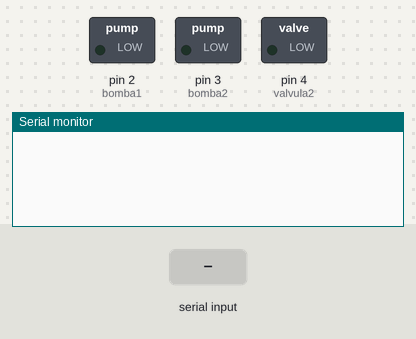
Bench run of a sketch on a simulated Arduino Uno, built with avr-gcc and run on an emulated ATmega328P. On the bench: switched loads named in the sketch (green lamp = pin HIGH), the last lines printed to the serial monitor. Inputs (shaded band) come from the test bench. The local clock reads 2024-03-15 10:24:30 at power-on unless the sketch sets it.

Above: at 4.2 s.
4.3 s: "1" received over Serial
At 5.2 s:
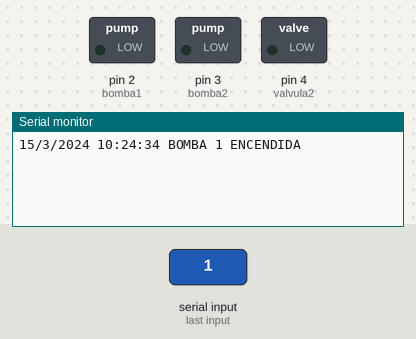
5.8 s: "2" received over Serial
At 6.3 s:
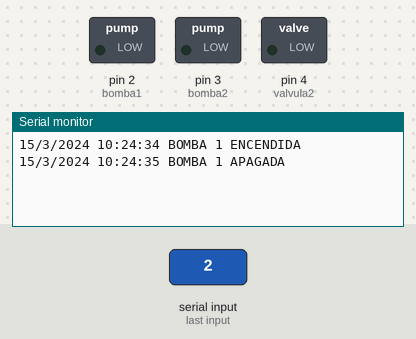
7.3 s: "5" received over Serial
At 8.7 s:
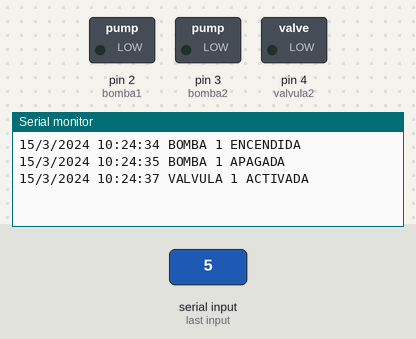

Measured:
- after the input at 4.3 s, the serial monitor: prints a new line at once (image 1)
- after the input at 5.8 s, the serial monitor: prints a new line at once (image 2)
- after the input at 7.3 s, the serial monitor: prints a new line at once (image 3)

The sketch:

reloj_visual_Basic.ino
```cpp
#include <Wire.h>
#include "RTClib.h"
// Declaramos un RTC DS3231
RTC_DS1307 rtc;
int option=0;
int bomba1=2;
int bomba2=3;
int valvula1=3;
int valvula2=4;
void setup ()
{
    pinMode(bomba1, OUTPUT);
    pinMode(bomba2, OUTPUT);
    pinMode(valvula1, OUTPUT);
    pinMode(valvula2, OUTPUT);
    Serial.begin(9600);
    delay(3000);
    // Comprobamos si tenemos el RTC conectado
    if (! rtc.begin())
    {
    Serial.println("No hay un módulo RTC");
    while (1);
    }
    // Ponemos en hora, solo la primera vez, luego comentar y volver a cargar.
    // Ponemos en hora con los valores de la fecha y la hora en que el sketch ha sido compilado.
    //rtc.adjust(DateTime(F(__DATE__), F(__TIME__)));
}
void loop () {

if (Serial.available()>0)
  {
    //leemos la opcion enviada
    option=Serial.read();
    DateTime now = rtc.now();
    Serial.print(now.day());
    Serial.print('/');
    Serial.print(now.month());
    Serial.print('/');
    Serial.print(now.year());
    Serial.print(" ");
    Serial.print(now.hour());
    Serial.print(':');
    Serial.print(now.minute());
    Serial.print(':');
    Serial.print(now.second());

    if(option=='1')
    {
      Serial.print(" BOMBA 1 ENCENDIDA");
      option=0;
    }
    if(option=='2')
    {
      Serial.print(" BOMBA 1 APAGADA");
      option=0;
    }
     if(option=='3')
    {
      Serial.print(" BOMBA 2 ENCENDIDA");
      option=0;
    }
    if(option=='4')
    {
      Serial.print(" BOMBA 2 APAGADA");
      option=0;
    }
////////////////////////////////////////////
    if(option=='5')
    {
      Serial.print(" VALVULA 1 ACTIVADA");
      option=0;
    }
    if(option=='6')
    {
      Serial.print(" VALVULA 1 DESACTIVADA");
      option=0;
    }
     if(option=='7')
    {
      Serial.print(" VALVULA 2 ACTIVADA");
      option=0;
    }
    if(option=='8')
    {
      Serial.print(" VALVULA 2 DESACTIVADA");
      option=0;
    }
    Serial.println();
    delay(200);
  }
}
```
